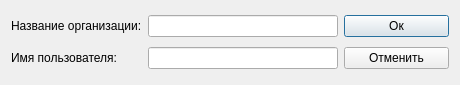
<?xml version="1.0" encoding="UTF-8"?>
<ui version="4.0">
 <class>AccountDialog</class>
 <widget class="QDialog" name="AccountDialog">
  <property name="geometry">
   <rect>
    <x>0</x>
    <y>0</y>
    <width>460</width>
    <height>85</height>
   </rect>
  </property>
  <property name="windowTitle">
   <string>Dialog</string>
  </property>
  <layout class="QGridLayout" name="gridLayout">
   <item row="0" column="0">
    <layout class="QHBoxLayout" name="horizontalLayout_2">
     <item>
      <widget class="QLabel" name="label">
       <property name="text">
        <string>Название организации:</string>
       </property>
      </widget>
     </item>
     <item>
      <widget class="QLineEdit" name="lineEdit_Organization">
       <property name="sizePolicy">
        <sizepolicy hsizetype="Fixed" vsizetype="Fixed">
         <horstretch>0</horstretch>
         <verstretch>0</verstretch>
        </sizepolicy>
       </property>
       <property name="minimumSize">
        <size>
         <width>190</width>
         <height>0</height>
        </size>
       </property>
       <property name="maximumSize">
        <size>
         <width>16777215</width>
         <height>16777215</height>
        </size>
       </property>
      </widget>
     </item>
    </layout>
   </item>
   <item row="0" column="1">
    <widget class="QPushButton" name="pushButton_Ok">
     <property name="text">
      <string>Ок</string>
     </property>
    </widget>
   </item>
   <item row="1" column="0">
    <layout class="QHBoxLayout" name="horizontalLayout">
     <item>
      <widget class="QLabel" name="label_2">
       <property name="text">
        <string>Имя пользователя:</string>
       </property>
      </widget>
     </item>
     <item>
      <widget class="QLineEdit" name="lineEdit_Name">
       <property name="sizePolicy">
        <sizepolicy hsizetype="Fixed" vsizetype="Fixed">
         <horstretch>0</horstretch>
         <verstretch>0</verstretch>
        </sizepolicy>
       </property>
       <property name="minimumSize">
        <size>
         <width>190</width>
         <height>0</height>
        </size>
       </property>
      </widget>
     </item>
    </layout>
   </item>
   <item row="1" column="1">
    <widget class="QPushButton" name="pushButton_Cancel">
     <property name="text">
      <string>Отменить</string>
     </property>
    </widget>
   </item>
  </layout>
 </widget>
 <resources/>
 <connections/>
</ui>
